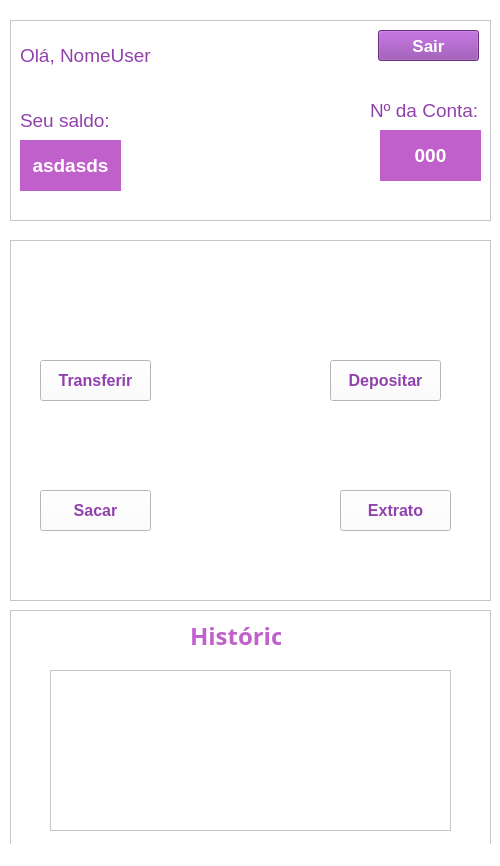
<?xml version="1.0" encoding="UTF-8"?>
<ui version="4.0">
 <class>TelaInicial</class>
 <widget class="QMainWindow" name="TelaInicial">
  <property name="geometry">
   <rect>
    <x>0</x>
    <y>0</y>
    <width>500</width>
    <height>866</height>
   </rect>
  </property>
  <property name="font">
   <font>
    <pointsize>14</pointsize>
   </font>
  </property>
  <property name="windowTitle">
   <string>MainWindow</string>
  </property>
  <property name="styleSheet">
   <string notr="true">background-color: rgb(255, 255, 255);</string>
  </property>
  <widget class="QWidget" name="centralwidget">
   <widget class="QFrame" name="frame">
    <property name="geometry">
     <rect>
      <x>10</x>
      <y>20</y>
      <width>481</width>
      <height>201</height>
     </rect>
    </property>
    <property name="frameShape">
     <enum>QFrame::StyledPanel</enum>
    </property>
    <property name="frameShadow">
     <enum>QFrame::Raised</enum>
    </property>
    <widget class="QLabel" name="label">
     <property name="geometry">
      <rect>
       <x>10</x>
       <y>80</y>
       <width>131</width>
       <height>41</height>
      </rect>
     </property>
     <property name="font">
      <font>
       <pointsize>14</pointsize>
      </font>
     </property>
     <property name="styleSheet">
      <string notr="true">color: rgb(145, 65, 172);</string>
     </property>
     <property name="text">
      <string>Seu saldo:</string>
     </property>
    </widget>
    <widget class="QLabel" name="label_2">
     <property name="geometry">
      <rect>
       <x>360</x>
       <y>70</y>
       <width>111</width>
       <height>41</height>
      </rect>
     </property>
     <property name="font">
      <font>
       <pointsize>14</pointsize>
      </font>
     </property>
     <property name="styleSheet">
      <string notr="true">color: rgb(145, 65, 172);</string>
     </property>
     <property name="text">
      <string>Nº da Conta:</string>
     </property>
    </widget>
    <widget class="QLabel" name="label_3">
     <property name="geometry">
      <rect>
       <x>10</x>
       <y>20</y>
       <width>41</width>
       <height>31</height>
      </rect>
     </property>
     <property name="font">
      <font>
       <pointsize>14</pointsize>
      </font>
     </property>
     <property name="styleSheet">
      <string notr="true">color: rgb(145, 65, 172);</string>
     </property>
     <property name="text">
      <string>Olá, </string>
     </property>
    </widget>
    <widget class="QPushButton" name="bnt_sair">
     <property name="geometry">
      <rect>
       <x>368</x>
       <y>10</y>
       <width>101</width>
       <height>31</height>
      </rect>
     </property>
     <property name="font">
      <font>
       <pointsize>13</pointsize>
       <weight>75</weight>
       <bold>true</bold>
      </font>
     </property>
     <property name="styleSheet">
      <string notr="true">
background-color: rgb(145, 65, 172);


color: rgb(255, 255, 255);</string>
     </property>
     <property name="text">
      <string>Sair</string>
     </property>
    </widget>
    <widget class="QLabel" name="nomeUser">
     <property name="geometry">
      <rect>
       <x>50</x>
       <y>20</y>
       <width>121</width>
       <height>31</height>
      </rect>
     </property>
     <property name="font">
      <font>
       <pointsize>14</pointsize>
      </font>
     </property>
     <property name="styleSheet">
      <string notr="true">color: rgb(145, 65, 172);</string>
     </property>
     <property name="text">
      <string>NomeUser</string>
     </property>
    </widget>
    <widget class="QLabel" name="labelSaldo">
     <property name="geometry">
      <rect>
       <x>10</x>
       <y>120</y>
       <width>101</width>
       <height>51</height>
      </rect>
     </property>
     <property name="font">
      <font>
       <pointsize>14</pointsize>
       <weight>75</weight>
       <bold>true</bold>
      </font>
     </property>
     <property name="layoutDirection">
      <enum>Qt::LeftToRight</enum>
     </property>
     <property name="styleSheet">
      <string notr="true">color: rgb(255, 255, 255);
background-color: rgb(192, 97, 203);</string>
     </property>
     <property name="text">
      <string>asdasds</string>
     </property>
     <property name="alignment">
      <set>Qt::AlignCenter</set>
     </property>
    </widget>
    <widget class="QLabel" name="labelNConta">
     <property name="geometry">
      <rect>
       <x>370</x>
       <y>110</y>
       <width>101</width>
       <height>51</height>
      </rect>
     </property>
     <property name="font">
      <font>
       <pointsize>14</pointsize>
       <weight>75</weight>
       <bold>true</bold>
      </font>
     </property>
     <property name="styleSheet">
      <string notr="true">background-color: rgb(192, 97, 203);
color: rgb(255, 255, 255);</string>
     </property>
     <property name="text">
      <string>000</string>
     </property>
     <property name="alignment">
      <set>Qt::AlignCenter</set>
     </property>
    </widget>
   </widget>
   <widget class="QFrame" name="frame_2">
    <property name="geometry">
     <rect>
      <x>10</x>
      <y>240</y>
      <width>481</width>
      <height>361</height>
     </rect>
    </property>
    <property name="frameShape">
     <enum>QFrame::StyledPanel</enum>
    </property>
    <property name="frameShadow">
     <enum>QFrame::Raised</enum>
    </property>
    <widget class="QPushButton" name="btn_transferir">
     <property name="geometry">
      <rect>
       <x>30</x>
       <y>120</y>
       <width>111</width>
       <height>41</height>
      </rect>
     </property>
     <property name="font">
      <font>
       <pointsize>12</pointsize>
       <weight>75</weight>
       <bold>true</bold>
      </font>
     </property>
     <property name="styleSheet">
      <string notr="true">background-color: rgb(255, 255, 255);
color: rgb(145, 65, 172);</string>
     </property>
     <property name="text">
      <string>Transferir</string>
     </property>
    </widget>
    <widget class="QPushButton" name="btn_Depositar">
     <property name="geometry">
      <rect>
       <x>320</x>
       <y>120</y>
       <width>111</width>
       <height>41</height>
      </rect>
     </property>
     <property name="font">
      <font>
       <pointsize>12</pointsize>
       <weight>75</weight>
       <bold>true</bold>
      </font>
     </property>
     <property name="styleSheet">
      <string notr="true">background-color: rgb(255, 255, 255);
color: rgb(145, 65, 172);</string>
     </property>
     <property name="text">
      <string>Depositar</string>
     </property>
    </widget>
    <widget class="QPushButton" name="btn_sacar">
     <property name="geometry">
      <rect>
       <x>30</x>
       <y>250</y>
       <width>111</width>
       <height>41</height>
      </rect>
     </property>
     <property name="font">
      <font>
       <pointsize>12</pointsize>
       <weight>75</weight>
       <bold>true</bold>
      </font>
     </property>
     <property name="styleSheet">
      <string notr="true">color: rgb(145, 65, 172);
background-color: rgb(255, 255, 255);</string>
     </property>
     <property name="text">
      <string>Sacar</string>
     </property>
    </widget>
    <widget class="QPushButton" name="btn_extrato">
     <property name="geometry">
      <rect>
       <x>330</x>
       <y>250</y>
       <width>111</width>
       <height>41</height>
      </rect>
     </property>
     <property name="font">
      <font>
       <pointsize>12</pointsize>
       <weight>75</weight>
       <bold>true</bold>
      </font>
     </property>
     <property name="styleSheet">
      <string notr="true">background-color: rgb(255, 255, 255);
color: rgb(145, 65, 172);</string>
     </property>
     <property name="text">
      <string>Extrato</string>
     </property>
    </widget>
   </widget>
   <widget class="QFrame" name="frame_3">
    <property name="geometry">
     <rect>
      <x>10</x>
      <y>610</y>
      <width>481</width>
      <height>241</height>
     </rect>
    </property>
    <property name="frameShape">
     <enum>QFrame::StyledPanel</enum>
    </property>
    <property name="frameShadow">
     <enum>QFrame::Raised</enum>
    </property>
    <widget class="QLabel" name="label_historico">
     <property name="geometry">
      <rect>
       <x>180</x>
       <y>10</y>
       <width>91</width>
       <height>31</height>
      </rect>
     </property>
     <property name="font">
      <font>
       <family>Ubuntu Condensed</family>
       <pointsize>18</pointsize>
       <weight>75</weight>
       <bold>true</bold>
      </font>
     </property>
     <property name="styleSheet">
      <string notr="true">color: rgb(192, 97, 203);</string>
     </property>
     <property name="text">
      <string>Histórico</string>
     </property>
    </widget>
    <widget class="QTextEdit" name="textEdit">
     <property name="geometry">
      <rect>
       <x>40</x>
       <y>60</y>
       <width>401</width>
       <height>161</height>
      </rect>
     </property>
     <property name="font">
      <font>
       <pointsize>14</pointsize>
       <weight>75</weight>
       <bold>true</bold>
      </font>
     </property>
     <property name="styleSheet">
      <string notr="true">background-color: rgb(255, 255, 255);
color: rgb(145, 65, 172);
border-color: rgb(97, 53, 131);</string>
     </property>
    </widget>
   </widget>
  </widget>
  <widget class="QStatusBar" name="statusbar"/>
 </widget>
 <resources/>
 <connections/>
</ui>
